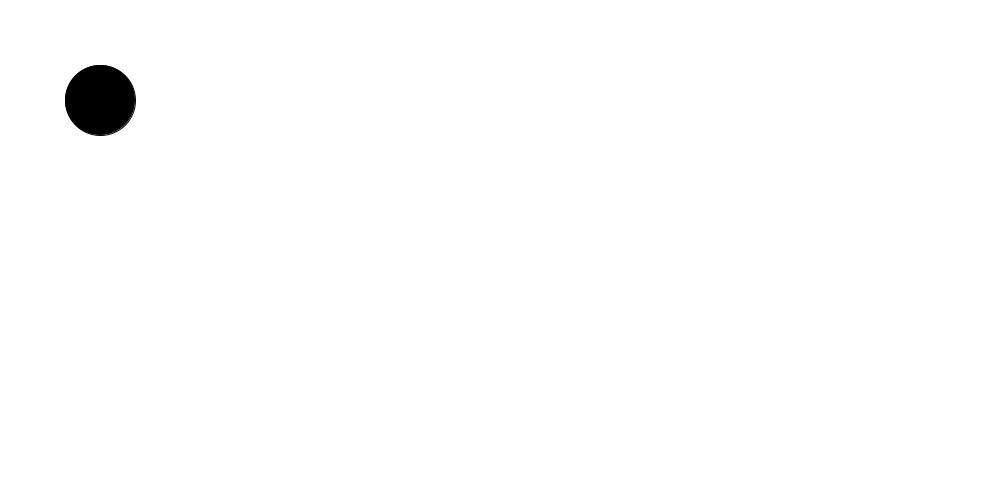
Frame 1 (no input)
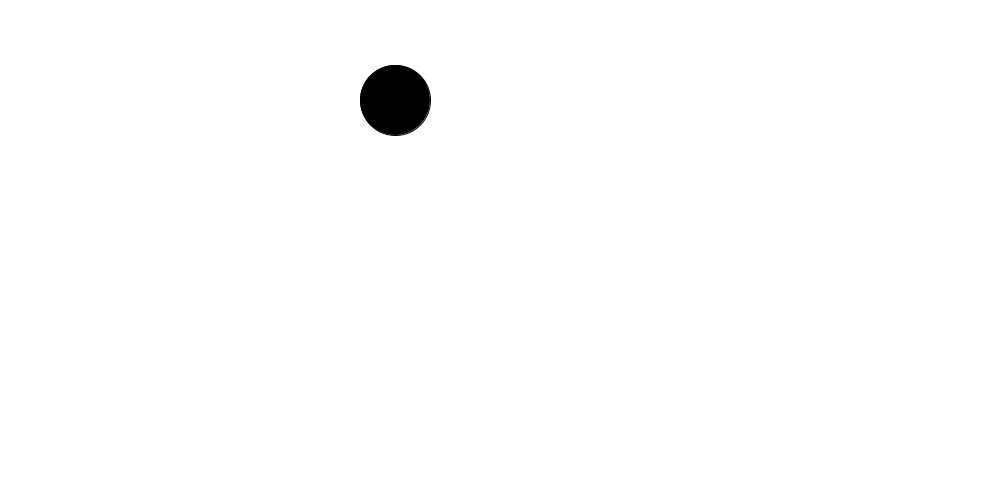
Frame 60 (the mouse pressed at the canvas centre just before this capture)
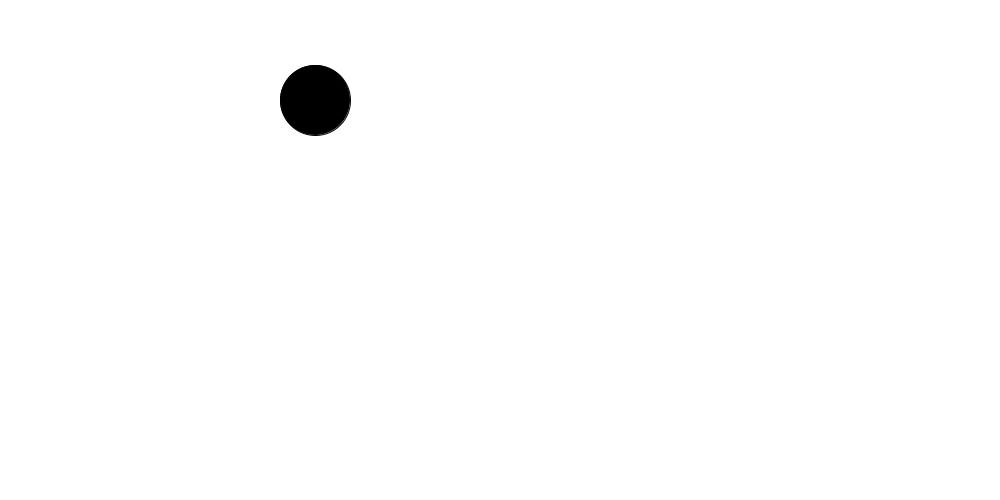
Frame 120 (the mouse held since frame 60 and released just before this capture)

The Processing sketch that drew these frames (run headless with seeded random() and noise(); from frame 60 on, the mouse is pressed at the canvas centre):

// Processing sketch: Search_Algorithim
// ── Search_Algorithim.pde
int x, y;
int wallLocation;
int VelX;
void setup(){
  x = 100;
  y = 100;
  VelX = 5;
  wallLocation = 800;
  size(1000, 500);
}

void draw (){
  fill(0);
  background(255);
  ellipse(x, y, 70, 70);
  x+=VelX;
  if(x>500) VelX = VelX*-1;
  if(x<0) VelX = VelX*-1;
} 
